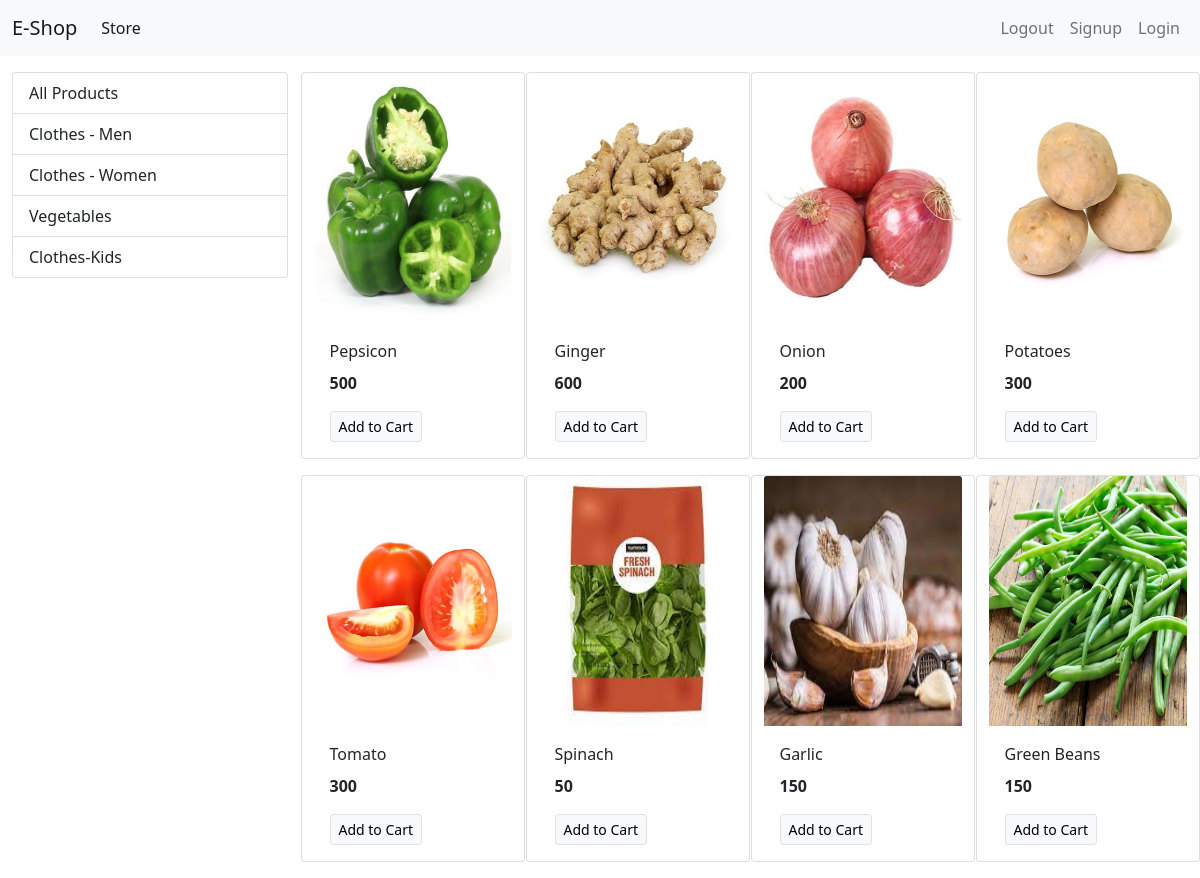
Screenshot of /?category=3 with the database file from the repository.
### store/models/category.py (models this page shows, shortened)
class Category(models.Model):
	name = models.CharField(max_length = 20)
	@staticmethod
	def get_all_categories():
		return Category.objects.all()

### store/models/product.py (models this page shows, shortened)
class Product(models.Model):
	name = models.CharField(max_length=50)
	price = models.IntegerField(default=0)
	category = models.ForeignKey(Category, on_delete=models.CASCADE, default = 1)
	description = models.CharField(max_length=200, default='', null = True, blank = True)
	image = models.ImageField(upload_to='upload/products/')
	@staticmethod
	def get_all_products_by_categoryid(category_id):
		if category_id:
			return Product.objects.filter(category = category_id)
		else:
			return Product.get_all_products();

### store/views.py (the view)
# urls.py: path('', index),
def index(request):
	products = None
	categories = Category.get_all_categories()
	categoryID = request.GET.get('category')
	if categoryID:
		products = Product.get_all_products_by_categoryid(categoryID)
	else:
		products = Product.get_all_products();
	data = {}
	data['products'] = products
	data['categories'] = categories
	return render(request, 'index.html', data)

### store/templates/index.html
   {% extends "base.html" %}
   {% block content %}
<div class="container-fluid mt-3">
  <div class="row">
     <div class="col-lg-3">
       <div class="list-group">
        <a href="/" class="list-group-item list-group-item-action">All Products</a>
         {% for category in categories %}
         <a href="/?category={{category.id}}" class="list-group-item list-group-item-action">{{category.name}}</a>
         {% endfor %}
       </div>
     </div>
    <div id = 'products' class="col-lg-9 mx-auto">
      <div class="row">
        {% for product in products %}
        <div class="card mx-auto mb-3" style="width: 14rem;">
          <img src="{{product.image.url}}" width = "100" height = "250" class="card-img-top" alt="...">
          <div class="card-body">
            <p class="card-title">{{product.name}}</p>
            <p class="card-text"><b>{{product.price}}</b></p>
            <a href="#" class="btn btn-light border btn-sm">Add to Cart</a>
          </div>
        </div>
        {% endfor %}
      </div>
    </div>
    </div>
  </div>
{% endblock %}

### rows the page displays
Category: name "Clothes - Men"
Category: name "Clothes - Women"
Category: name "Vegetables"
Category: name "Clothes-Kids"
Product: image (picture), name "Pepsicon", price "500"
Product: image (picture), name "Ginger", price "600"
Product: image (picture), name "Onion", price "200"
Product: image (picture), name "Potatoes", price "300"
Product: image (picture), name "Tomato", price "300"
Product: image (picture), name "Spinach", price "50"
Product: image (picture), name "Garlic", price "150"
Product: image (picture), name "Green Beans", price "150"
